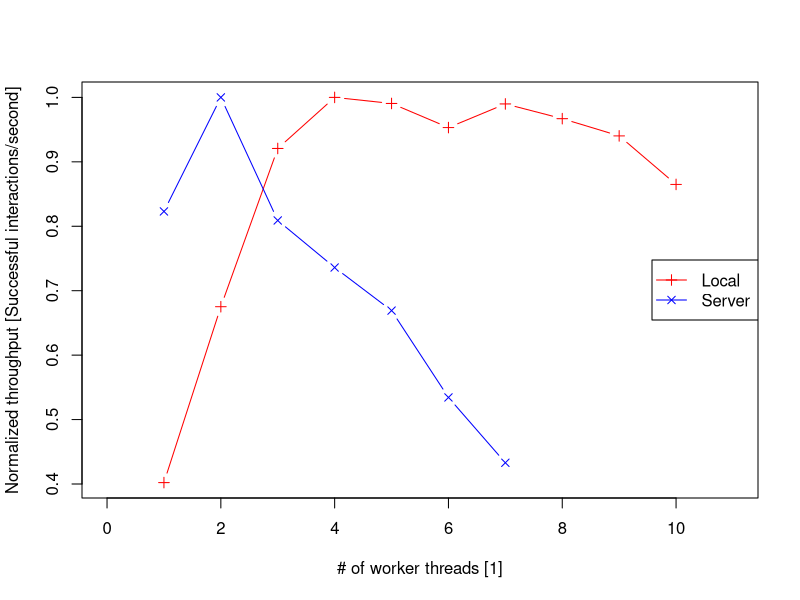
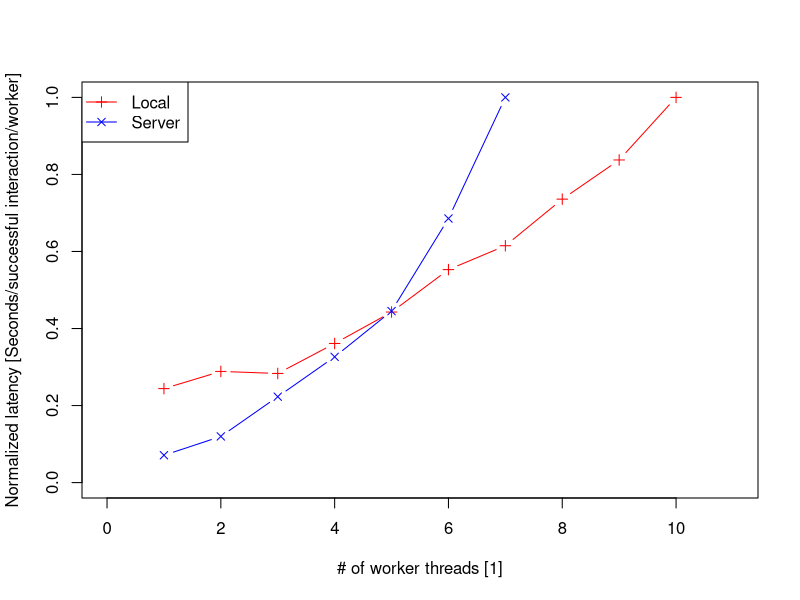

Recreate these plots in R, in order.
local <- read.table("./results_local.csv", sep=",", header=TRUE)
server <- read.table("./results_server.csv", sep=",", header=TRUE)
pdf("throughput.pdf")
throughput = c(local$throughput/max(local$throughput),
               server$throughput/max(server$throughput))
plot(0, 0, xlim=c(0, 11), ylim=c(min(throughput), 1), type="n",
     xlab="# of worker threads [1]",
     ylab="Normalized throughput [Successful interactions/second]")
lines(local$workers, local$throughput/max(local$throughput), type="b", col="red", pch=3)
lines(server$workers, server$throughput/max(server$throughput), type="b", col="blue", pch=4)
legend("right", c("Local", "Server"), pch=c(3, 4), lty=c(1,1),
       col=c("red", "blue"))
pdf("latency.pdf")
latency = c(local$latency/max(local$latecy),
            server$latency/max(server$latemcy))
plot(0, 0, xlim=c(0, 11), ylim=c(min(latency), 1), type="n",
     xlab="# of worker threads [1]",
     ylab="Normalized latency [Seconds/successful interaction/worker]")
lines(local$workers, local$latency/max(local$latency), type="b", col="red", pch=3)
lines(server$workers, server$latency/max(server$latency), type="b", col="blue", pch=4)
legend("topleft", c("Local", "Server"), pch=c(3, 4), lty=c(1, 1),
       col=c("red", "blue"))
